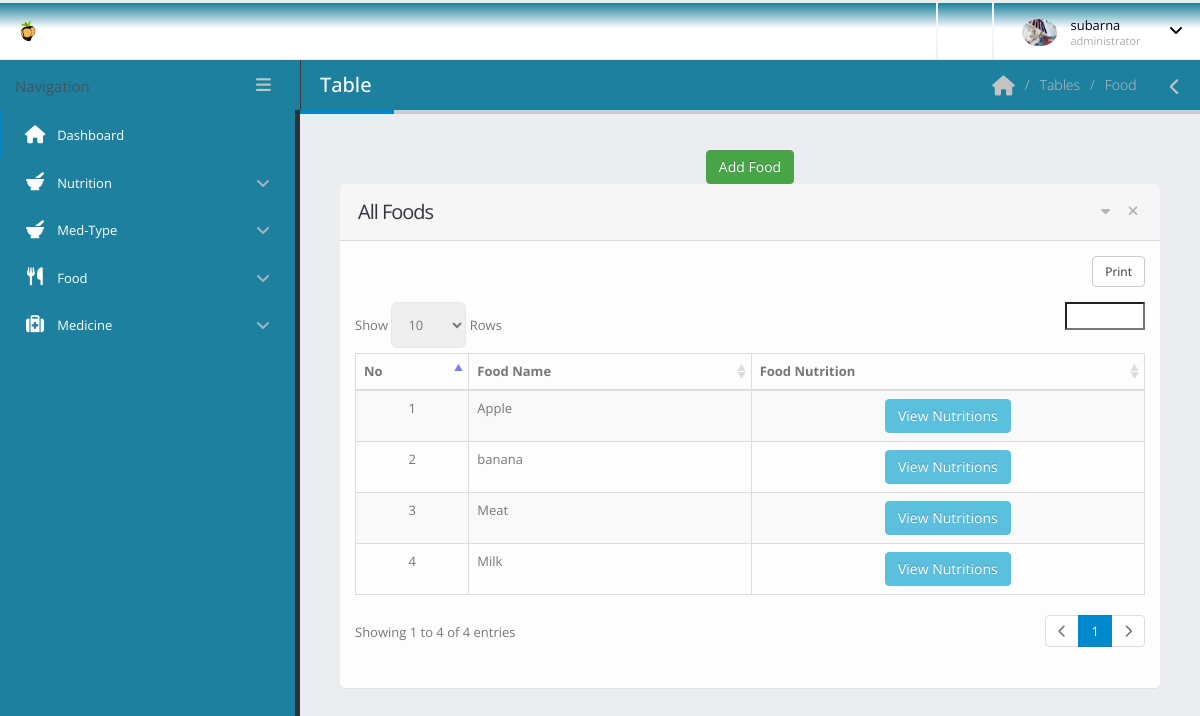
Screenshot of /dashboard/food-list.php (signed in) with the database file from the repository.
### tables this page shows
CREATE TABLE `f_tables` (
`food_id` int(11) NOT NULL,
  `food_name` varchar(255) DEFAULT NULL
);

### dashboard/food-list.php (the view, shortened to what this page needs)
<?php include 'template/header.php';
?>
	<body>
		<section class="body">
			<?php include 'template/top-bar.php'; ?>
			<div class="inner-wrapper">
				<?php include 'template/left-bar.php'; ?>
				<section role="main" class="content-body">
					<header class="page-header">
						<h2>Table</h2>
						<div class="right-wrapper pull-right">
							<ol class="breadcrumbs">
								<li>
									<a href="index.php">
										<i class="fa fa-home"></i>
									</a>
								</li>
								<li><span>Tables</span></li>
								<li><span>Food</span></li>
							</ol>
							<a class="sidebar-right-toggle" data-open="sidebar-right"><i class="fa fa-chevron-left"></i></a>
						</div>
					</header>
						<section class="panel">
							<center><a href="#exampleModal" class="btn btn-success "  data-toggle="modal" >Add Food</a></center>
							<header class="panel-heading">
								<div class="panel-actions">
									<a href="#" class="fa fa-caret-down"></a>
									<a href="#" class="fa fa-times"></a>
								</div>
								<h2 class="panel-title">All Foods</h2>
							</header>
							<div class="panel-body">
								<table class="table table-bordered table-striped mb-none" id="datatable-tabletools" data-swf-path="assets/vendor/jquery-datatables/extras/TableTools/swf/copy_csv_xls_pdf.swf">
									<thead>
										<tr>
											<th>No</th>
											<th>Food Name</th>
											<th class="hidden-phone">Food Nutrition</th>
										</tr>
									</thead>
									<tbody>
										<?php
										$count = 1;
										$con = connect();
										$sql = "SELECT * FROM `f_tables`;";
										$result = $con->query($sql);
										foreach ($result as $r) {
										?>
										<tr class="gradeX">
											<td class="center hidden-phone"><?php echo $count; ?></td>
											<td><?php echo $r['food_name']; ?></td>
											<td class="center hidden-phone">
												<a href="view-nutri-list.php?food_id=<?php echo $r['food_id']; ?>&food_name=<?php echo $r['food_name']; ?>" class="btn btn-info"  onclick="if (!Done()) return false; ">View Nutritions</a>
											</td>
										</tr>
										<?php $count++; } ?>
									</tbody>
								</table>
							</div>
						</section>
				</section>
			</div>
		</section>
	</body>
</html>
	</body>
</html>

### dashboard/assets/stylesheets/skins/default.css (style rules this page uses)
a, .btn-link { color: #0088cc; }
body .btn-success { color: #ffffff; text-shadow: 0 -1px 0 rgba(0, 0, 0, 0.25); background-color: #47a447; border-color: #47a447; }
body .btn-info { color: #ffffff; text-shadow: 0 -1px 0 rgba(0, 0, 0, 0.25); background-color: #5bc0de; border-color: #5bc0de; }
.page-header h2 { border-bottom-color: #0088cc; }

### rows the page displays
f_tables: food_name "Apple"
f_tables: food_name "banana"
f_tables: food_name "Meat"
f_tables: food_name "Milk"

### other values shown
$_SESSION['name'] "subarna"
